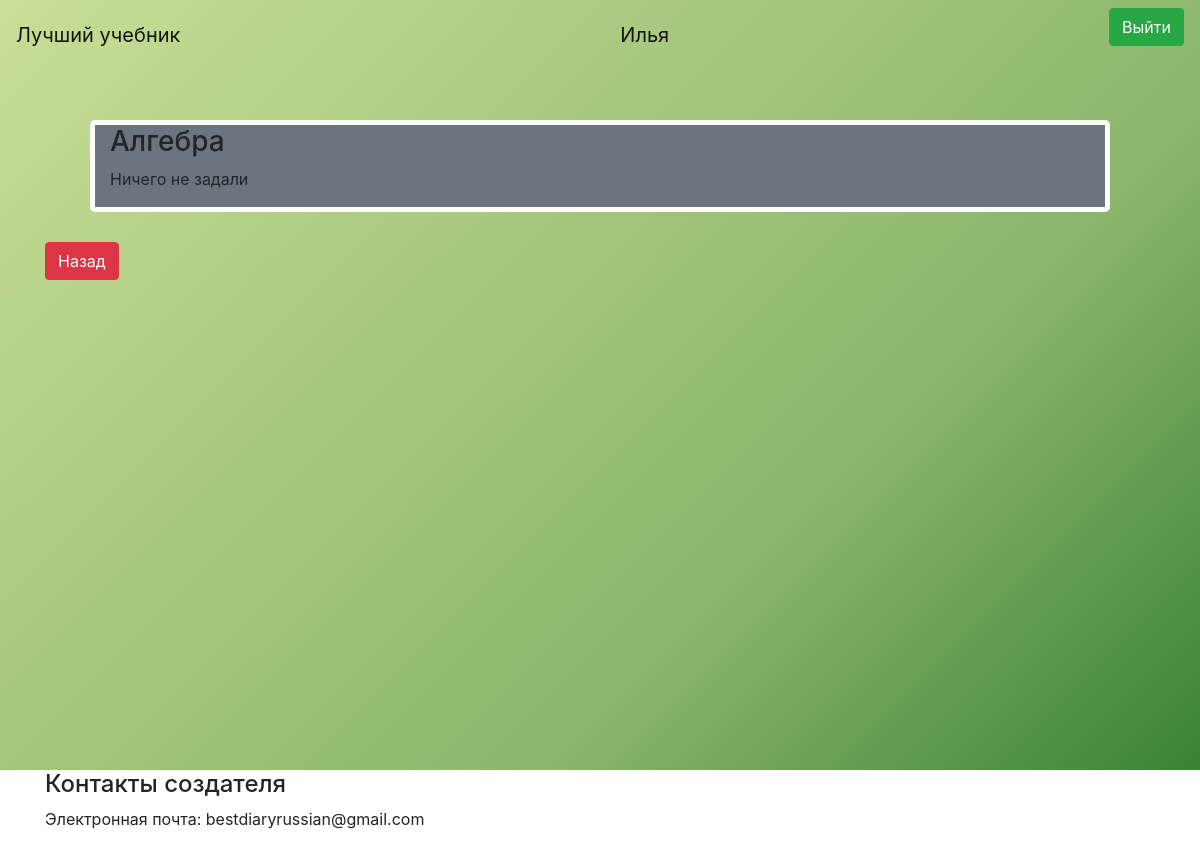
/homeWork/Алгебра (signed in), run on the app's committed database.
### data/users.py (models this page shows, shortened)
class User(SqlAlchemyBase, UserMixin):
    __tablename__ = 'users'
    id = sqlalchemy.Column(sqlalchemy.Integer,
                           primary_key=True, autoincrement=True)
    classId = sqlalchemy.Column(sqlalchemy.Integer, nullable=True)
    surname = sqlalchemy.Column(sqlalchemy.String, nullable=True)
    name = sqlalchemy.Column(sqlalchemy.String, nullable=True)
    login = sqlalchemy.Column(sqlalchemy.String, nullable=True)
    email = sqlalchemy.Column(sqlalchemy.String, nullable=True)
    hashed_password = sqlalchemy.Column(sqlalchemy.String, nullable=True)

### data/predmet.py (models this page shows)
class Predmet(SqlAlchemyBase, UserMixin):
    __tablename__ = 'predmets'
    id = sqlalchemy.Column(sqlalchemy.Integer,
                           primary_key=True, autoincrement=True)
    name = sqlalchemy.Column(sqlalchemy.String, nullable=True)

### main.py (the view)
@app.route("/homeWork/<string:predmetName>")
def homeWork(predmetName):
    coc = request.cookies.get("coc", 0)
    if coc:
        userId = int(coc.split(';')[0])
        us = coc.split(';')[1]
        nameUs = coc.split(';')[2]
        db_sess = db_session.create_session()
        a = []
        d = db_sess.query(Predmet)
        for i in d:
            if i.name == predmetName:
                pred = i.id
        for i in db_sess.query(HomeWork).filter(HomeWork.predmetId == pred) \
                .filter(HomeWork.classId == db_sess.query(User).filter(User.id == userId)[0].classId):
            a.append([db_sess.query(Predmet).filter(Predmet.id == pred)[0].name, i.textDz.split('\n')])
        if not a:
            a = [[db_sess.query(Predmet).filter(Predmet.id == pred)[0].name, ['Ничего не задали']]]
        res = make_response(
            render_template("homeWork.html", us=us, nameUs=nameUs, news=a))
        return res
    else:
        return redirect('/')

### data/db_session.py (called while the page is built)
def create_session() -> Session:
    global __factory
    return __factory()

### main.py (called while the page is built)
@login_manager.user_loader
def load_user(user_id):
    db_sess = db_session.create_session()
    return db_sess.query(User).get(user_id)

### templates/homeWork.html (shortened to what this page needs)
<!DOCTYPE html>
<html lang="en">
<head>
    <link rel="stylesheet" href="/static/styles.css">
</head>
<body>
{% extends "base.html" %}
{% block content %}
{% for item in news%}
<div class="container">
    <div class="bg-secondary" style="margin: 30px;border: 5px white solid;border-radius: 5px;">
        <h3 class="col-12">{{item[0]}}</h3>
        {% for item2 in item[1]%}
        <p class="col-6">{{item2}}</p>
        {% endfor %}
    </div>
</div>
{% endfor %}
<a href="/user" class="btn btn-danger">
    Назад
</a>
{% endblock %}

### templates/base.html (shortened to what this page needs)
<!doctype html>
<html lang="en">
<head>
    <link rel="stylesheet"
          href="https://stackpath.bootstrapcdn.com/bootstrap/4.4.1/css/bootstrap.min.css"
>
</head>
<body>
{% if bg == "img" %}
<div class="custom-div_image_1">
{% else %}
<div class="custom-div">
{% endif %}
    <header>
        <nav class="navbar navbar-light">
            <a class="navbar-brand" href="#">Лучший учебник</a>
            {% if us != "None" %}
                <a class="navbar-brand" href="/logout">{{ nameUs }}</a>
                <p>
                    <a class="btn btn-success" href="/logout">Выйти</a>
                </p>
            {% else %}
                <p>
                    <a class="btn btn-success" href="/login">Войти</a>
                </p>
            {% endif %}
        </nav>
    </header>
    <main role="main" class="container">
        {% block content %}{% endblock %}
    </main>
</div>
<footer>
    <div class="custom-center">
        <div class="container">
            <div class="row">
                <div class="col-md-6">
                    <h4>Контакты создателя</h4>
                    <p>Электронная почта: bestdiaryrussian@gmail.com</p>
                </div>
            </div>
        </div>
    </div>
</footer>
</body>
</html>

### static/styles.css (style rules this page uses)
.custom-div { background: linear-gradient(135deg, #04e29c 0%,#6d0019 100%); }

### templates/base.html (style rules this page uses)
main { min-height: 700px; max-width: 800px; margin: 0 auto; padding: 20px; }
.custom-div { background: linear-gradient(135deg, #c9de96 0%,#8ab66b 67%,#398235 100%); }
.custom-center { align-items: center }

### data on the page
User: name "Илья"
Predmet: name "Алгебра", 1 "Ничего не задали"
